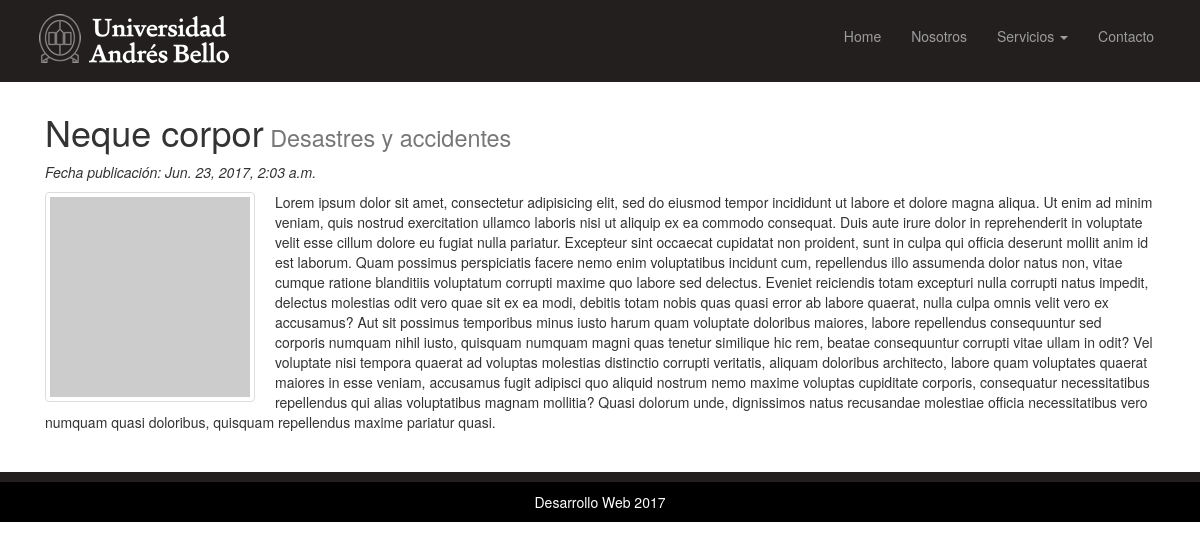
/noticia/edit/97, run on the app's committed database.
### unab/models.py (models this page shows, shortened)
class Noticia(models.Model):
    name = models.CharField(max_length=20)
    contenido = models.TextField()
    category = models.ForeignKey(Category)
    sort_order = models.IntegerField()
    created = models.DateTimeField(auto_now_add=True)
    modified = models.DateTimeField(auto_now=True)

class Category(models.Model):
    name = models.CharField(max_length=144)
    sort_order = models.IntegerField()
    created = models.DateTimeField(auto_now_add=True)
    modified = models.DateTimeField(auto_now=True)

### unab/views.py (the view)
# urls.py: url(r'^edit/(?P<pk>\d+)$', views.noticia_update, name='noticia_edit'),
def noticia_update(request, pk) :
    data = {}
    data['object_list'] = Noticia.objects.filter(pk=pk)
    template_name = 'noticia/noticia_detalle.html'
    return render(request, template_name, data)

### templates/noticia/noticia_detalle.html (shortened to what this page needs)
{% extends 'index.html' %}
{% load thumbnail %}
{% block content %}
  <section>
    <div class="container">
      <div class="col-lg-12">
      {% for noticia in object_list|slice:":1" %}
        <h1>{{noticia.name}}<small> {{noticia.category.name}}</small></h1>
        <p><em>Fecha publicación: {{noticia.created}}</em></p>
        <img src="http://placehold.it/200x200" alt="" class="img-responsive img-thumbnail pull-left img-margin-right">
        <p>{{noticia.contenido}}</p>
        {% endfor %}
      </div>
    </div>
  </section>
  {% endblock %}

### static/css/style.css (style rules this page uses)
.img-margin-right { margin-right: 20px; }

### data on the page
Noticia: name "Neque corpor", category.name "Desastres y accidentes", created "Jun. 23, 2017, 2:03 a.m.", contenido "Lorem ipsum dolor sit amet, consectetur adipisicing elit, sed do eiusmod tempor incididunt ut labore et dolore magna aliqua. Ut enim ad minim veniam, quis nostrud exercitation ullamco laboris nisi ut aliquip ex ea commodo consequat. Duis aute irure dolor in reprehenderit in voluptate velit esse cillum dolore eu fugiat nulla pariatur. Excepteur sint occaecat cupidatat non proident, sunt in culpa qui officia deserunt mollit anim id est laborum. Quam possimus perspiciatis facere nemo enim voluptatibus incidunt cum, repellendus illo assumenda dolor natus non, vitae cumque ratione blanditiis voluptatum corrupti maxime quo labore sed delectus. Eveniet reiciendis totam excepturi nulla corrupti…"
